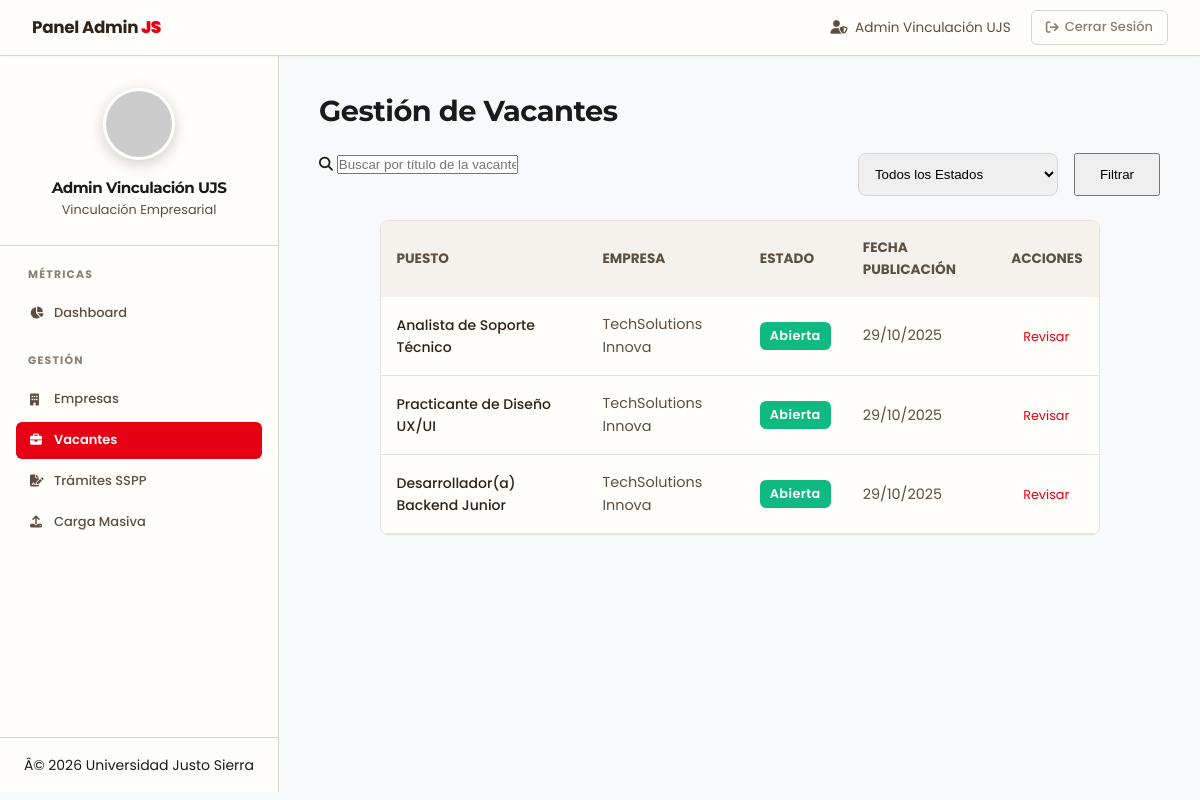
The app's page /admin/empresas/gestionar_vacantes.php (signed in), older data.
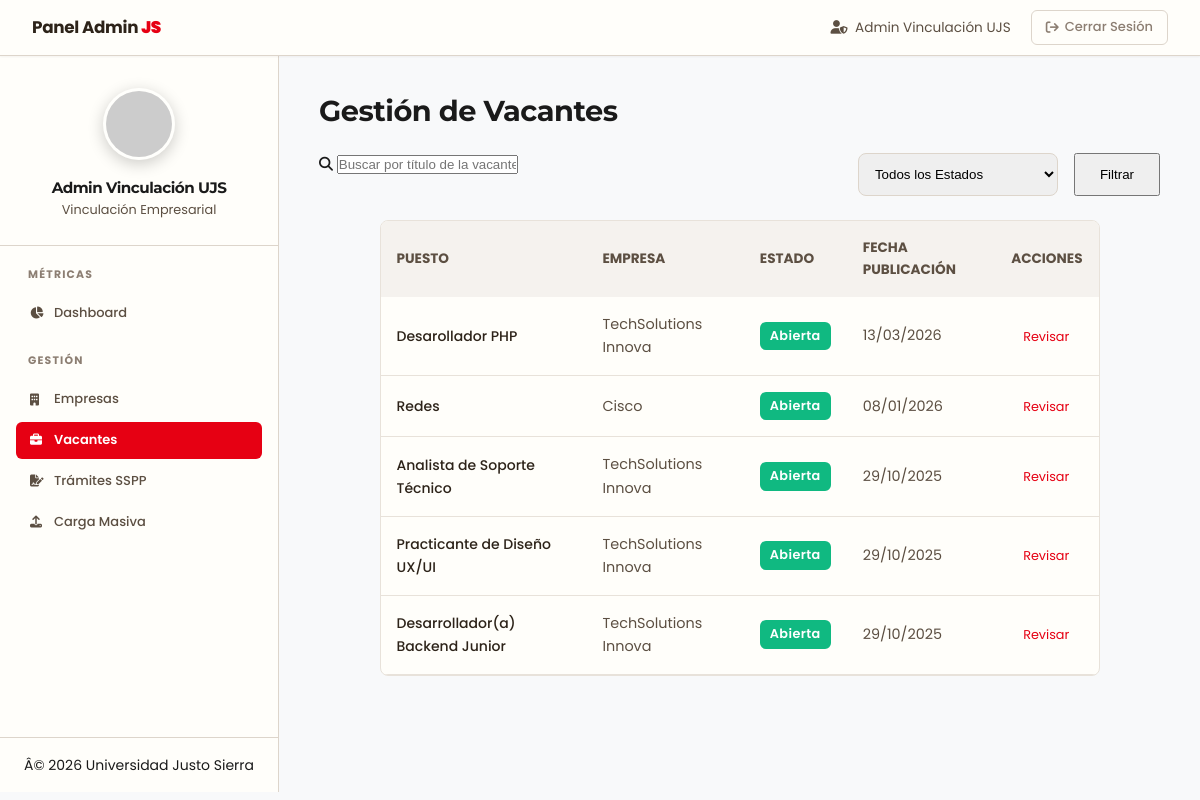
The same page, newer data.
### tables this page shows
CREATE TABLE `vacantes` (
  `id_vacante` int(11) NOT NULL,
  `id_empresa` int(11) NOT NULL,
  `titulo` varchar(255) NOT NULL,
  `descripcion` text NOT NULL,
  `tipo_contrato` enum('tiempo_completo','medio_tiempo','practicas','temporal','proyecto') NOT NULL,
  `modalidad` enum('presencial','remoto','hibrido') NOT NULL,
  `salario_ofrecido` decimal(10,2) DEFAULT NULL,
  `ubicacion` varchar(255) DEFAULT NULL,
  `estado` enum('abierta','cerrada') DEFAULT 'abierta',
  `fecha_publicacion` timestamp NOT NULL DEFAULT current_timestamp()
);

CREATE TABLE `empresas` (
  `id_empresa` int(11) NOT NULL,
  `nombre_empresa` varchar(255) NOT NULL,
  `email_contacto` varchar(255) NOT NULL,
  `password` varchar(255) NOT NULL,
  `rfc` varchar(13) DEFAULT NULL,
  `descripcion` text DEFAULT NULL,
  `sitio_web` varchar(255) DEFAULT NULL,
  `logo_url` varchar(255) DEFAULT NULL,
  `estado_validacion` enum('pendiente','aprobada','rechazada') DEFAULT 'pendiente',
  `fecha_registro` timestamp NOT NULL DEFAULT current_timestamp(),
  `es_catalogo_sspp` tinyint(1) DEFAULT 0,
  `vigencia_sspp` date DEFAULT NULL
);

### admin/controllers/GestionarVacantesController.php (called while the page is built, shortened)
<?php
require_once __DIR__ . '/../models/VacanteModel.php';
class GestionarVacantesController {
    private $conexion;
    public function __construct(PDO $conexion) {
        $this->conexion = $conexion;
    }
    public function index() {
        $search = $_GET['search'] ?? '';
        $page = isset($_GET['page']) ? (int)$_GET['page'] : 1;
        $limit = 15;
        $offset = ($page - 1) * $limit;
        $vacanteModel = new VacanteModel($this->conexion);
        $vacantes = $vacanteModel->getVacantes($search, $limit, $offset);
        require_once __DIR__ . '/../views/empresas/gestionar_vacantes.php';
    }
}

### admin/empresas/gestionar_vacantes.php (called while the page is built)
<?php
require_once '../../config/conexion.php';
require_once '../controllers/GestionarVacantesController.php';
$controller = new GestionarVacantesController($conexion);
$controller->index();

### admin/models/VacanteModel.php (called while the page is built, shortened)
<?php
class VacanteModel {
    private $conexion;
    public function __construct(PDO $conexion) {
        $this->conexion = $conexion;
    }
    public function getVacantes($search = '', $limit = 15, $offset = 0) {
        $sql = "SELECT v.id_vacante, v.titulo, e.nombre_empresa, v.estado, v.fecha_publicacion
                FROM vacantes v JOIN empresas e ON v.id_empresa = e.id_empresa";
        $sql .= " ORDER BY v.fecha_publicacion DESC LIMIT " . (int)$limit . " OFFSET " . (int)$offset;
        $stmt = $this->conexion->prepare($sql);
        if ($search) {
            $stmt->execute([':s' => "%$search%"]);
        } else {
            $stmt->execute();
        }
        return $stmt->fetchAll(PDO::FETCH_ASSOC);
    }
}

### admin/views/empresas/gestionar_vacantes.php (the view, shortened to what the changed rows need)
<!DOCTYPE html>
<html lang="es">
<head>
    <link rel="stylesheet" href="../../assets/css/companies_premium.css">
    <link rel="stylesheet" href="../../assets/css/index.css">
    <link rel="stylesheet" href="https://cdnjs.cloudflare.com/ajax/libs/font-awesome/6.5.1/css/all.min.css">
</head>
<body>
    <div class="dashboard-grid">
        <main class="main-content">            <div style="display: flex; justify-content: space-between; align-items: center; margin-bottom: 24px;">
                <h2 style="margin: 0; font-size: 1.8rem; font-weight: 800; color: var(--text);">Gestión de Vacantes</h2>
            </div>
            <div class="premium-form-card" style="padding: 0; overflow: hidden;">
                <?php if(empty($vacantes)): ?>
                    <div class="empty-state" style="padding: 60px 20px; text-align: center;">
                        <i class="fas fa-briefcase" style="font-size: 3rem; color: var(--border-light); margin-bottom: 16px;"></i>
                        <p>No se encontraron vacantes con los criterios seleccionados.</p>
                    </div>
                <?php else: ?>
                    <table style="width: 100%; border-collapse: collapse;">
                        <thead style="background: var(--surface-alt);">
                            <tr>
                                <th style="padding: 16px; text-align: left; font-size: 0.85rem; color: var(--text-secondary); text-transform: uppercase;">Puesto</th>
                                <th style="padding: 16px; text-align: left; font-size: 0.85rem; color: var(--text-secondary); text-transform: uppercase;">Empresa</th>
                                <th style="padding: 16px; text-align: left; font-size: 0.85rem; color: var(--text-secondary); text-transform: uppercase;">Estado</th>
                                <th style="padding: 16px; text-align: left; font-size: 0.85rem; color: var(--text-secondary); text-transform: uppercase;">Fecha Publicación</th>
                                <th style="padding: 16px; text-align: left; font-size: 0.85rem; color: var(--text-secondary); text-transform: uppercase;">Acciones</th>
                            </tr>
                        </thead>
                        <tbody>
                            <?php foreach($vacantes as $vac): ?>
                            <tr>
                                <td style="padding: 16px; border-bottom: 1px solid var(--border-light); font-weight: 500; color: var(--text);">
                                    <?php echo htmlspecialchars($vac['titulo']); ?>
                                </td>
                                <td style="padding: 16px; border-bottom: 1px solid var(--border-light); color: var(--text-secondary); font-size: 0.9rem;">
                                    <?php echo htmlspecialchars($vac['nombre_empresa']); ?>
                                </td>
                                <td style="padding: 16px; border-bottom: 1px solid var(--border-light);">
                                    <?php
                                        $color = $vac['estado'] == 'abierta' ? '#10B981' : '#EF4444';
                                    ?>
                                    <span class="status-badge" style="background: <?php echo $color; ?>; color: white; padding: 4px 10px; border-radius: 6px; font-size: 0.8rem; text-transform: capitalize;">
                                        <?php echo htmlspecialchars($vac['estado']); ?>
                                    </span>
                                </td>
                                <td style="padding: 16px; border-bottom: 1px solid var(--border-light); color: var(--text-secondary); font-size: 0.9rem;">
                                    <?php echo htmlspecialchars(date('d/m/Y', strtotime($vac['fecha_publicacion']))); ?>
                                </td>
                                <td style="padding: 16px; border-bottom: 1px solid var(--border-light);">
                                    <a href="detalle_vacante.php?id=<?php echo $vac['id_vacante']; ?>" class="btn-primary" style="padding: 6px 12px; font-size: 0.8rem; text-decoration: none;">
                                        Revisar
                                    </a>
                                </td>
                            </tr>
                            <?php endforeach; ?>
                        </tbody>
                    </table>
                <?php endif; ?>
            </div>        </main>
    </div>
</body>
</html>

Row changes from the older to the newer data that the page shows:
added vacantes: titulo "Desarollador PHP", id_empresa.nombre_empresa "TechSolutions Innova", estado "Abierta", fecha_publicacion "13/03/2026"
added vacantes: titulo "Redes", id_empresa.nombre_empresa "Cisco", estado "Abierta", fecha_publicacion "08/01/2026"
